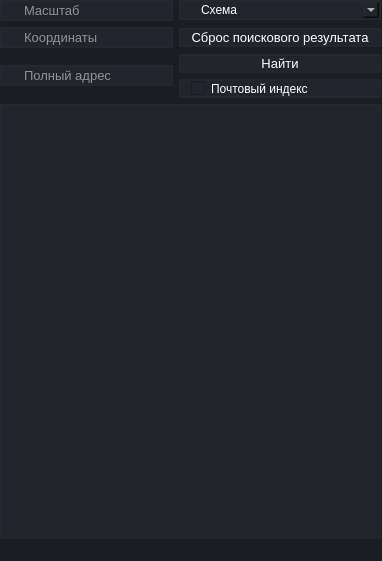
<?xml version="1.0" encoding="UTF-8"?>
<ui version="4.0">
 <class>MainWindow</class>
 <widget class="QMainWindow" name="MainWindow">
  <property name="geometry">
   <rect>
    <x>0</x>
    <y>0</y>
    <width>382</width>
    <height>561</height>
   </rect>
  </property>
  <property name="windowTitle">
   <string>MainWindow</string>
  </property>
  <property name="styleSheet">
   <string notr="true">background-color: rgb(27, 29, 35)</string>
  </property>
  <widget class="QWidget" name="centralwidget">
   <widget class="QWidget" name="">
    <property name="geometry">
     <rect>
      <x>0</x>
      <y>0</y>
      <width>381</width>
      <height>541</height>
     </rect>
    </property>
    <layout class="QVBoxLayout" name="verticalLayout">
     <item>
      <layout class="QGridLayout" name="gridLayout">
       <property name="sizeConstraint">
        <enum>QLayout::SetNoConstraint</enum>
       </property>
       <item row="0" column="0">
        <widget class="QLineEdit" name="scale">
         <property name="font">
          <font>
           <pointsize>10</pointsize>
          </font>
         </property>
         <property name="styleSheet">
          <string notr="true">QLineEdit {
	border: 2px solid rgb(37, 39, 48);
	border-radius: 20px;
	color: #FFF;
	padding-right: 20px;
	padding-left: 20px;
	background-color: rgb(34, 36, 44);
}
QLineEdit:hover {
	border: 2px solid rgb(48, 50, 62);
}
QLineEdit:focus {
	border: 2px solid rgb(85, 170, 255);
	background-color: rgb(43, 45, 46);
}</string>
         </property>
         <property name="placeholderText">
          <string>Масштаб</string>
         </property>
        </widget>
       </item>
       <item row="3" column="0" rowspan="2">
        <widget class="QLineEdit" name="full_address">
         <property name="font">
          <font>
           <pointsize>10</pointsize>
          </font>
         </property>
         <property name="styleSheet">
          <string notr="true">QLineEdit {
	border: 2px solid rgb(37, 39, 48);
	border-radius: 20px;
	color: #FFF;
	padding-right: 20px;
	padding-left: 20px;
	background-color: rgb(34, 36, 44);
}
QLineEdit:hover {
	border: 2px solid rgb(48, 50, 62);
}
QLineEdit:focus {
	border: 2px solid rgb(85, 170, 255);
	background-color: rgb(43, 45, 46);
}</string>
         </property>
         <property name="readOnly">
          <bool>true</bool>
         </property>
         <property name="placeholderText">
          <string>Полный адрес</string>
         </property>
        </widget>
       </item>
       <item row="1" column="0">
        <widget class="QLineEdit" name="coordinates">
         <property name="font">
          <font>
           <pointsize>10</pointsize>
          </font>
         </property>
         <property name="styleSheet">
          <string notr="true">QLineEdit {
	border: 2px solid rgb(37, 39, 48);
	border-radius: 20px;
	color: #FFF;
	padding-right: 20px;
	padding-left: 20px;
	background-color: rgb(34, 36, 44);
}
QLineEdit:hover {
	border: 2px solid rgb(48, 50, 62);
}
QLineEdit:focus {
	border: 2px solid rgb(85, 170, 255);
	background-color: rgb(43, 45, 46);
}</string>
         </property>
         <property name="placeholderText">
          <string>Координаты</string>
         </property>
        </widget>
       </item>
       <item row="1" column="1">
        <widget class="QPushButton" name="resetButton">
         <property name="font">
          <font>
           <pointsize>10</pointsize>
          </font>
         </property>
         <property name="styleSheet">
          <string notr="true">QPushButton {
	border: 2px solid rgb(37, 39, 48);
	border-radius: 10px;
	color: #FFF;
	padding-right: 10px;
	padding-left: 10px;
	background-color: rgb(34, 36, 44);
}
QPushButton:hover {
	border: 2px solid rgb(48, 50, 62);
}
QPushButton:focus {
	border: 2px solid rgb(85, 170, 255);
	background-color: rgb(43, 45, 46);
}</string>
         </property>
         <property name="text">
          <string>Сброс поискового результата</string>
         </property>
        </widget>
       </item>
       <item row="0" column="1">
        <widget class="QComboBox" name="comboBox">
         <property name="styleSheet">
          <string notr="true">QComboBox {
	border: 2px solid rgb(37, 39, 48);
	border-radius: 20px;
	color: #FFF;
	padding-right: 20px;
	padding-left: 20px;
	background-color: rgb(34, 36, 44);
}
QComboBox QAbstractItemView {
	color: rgb(37, 39, 48);
	background-color: rgb(34, 36, 44);
	padding: 10px;
	selection-background-color: rgb(34, 36, 44);
}
</string>
         </property>
         <property name="editable">
          <bool>false</bool>
         </property>
         <property name="currentText">
          <string>Схема</string>
         </property>
         <item>
          <property name="text">
           <string>Схема</string>
          </property>
         </item>
         <item>
          <property name="text">
           <string>Спутник</string>
          </property>
         </item>
         <item>
          <property name="text">
           <string>Гибрид</string>
          </property>
         </item>
        </widget>
       </item>
       <item row="3" column="1">
        <widget class="QPushButton" name="findButton">
         <property name="font">
          <font>
           <pointsize>10</pointsize>
          </font>
         </property>
         <property name="styleSheet">
          <string notr="true">QPushButton {
	border: 2px solid rgb(37, 39, 48);
	border-radius: 10px;
	color: #FFF;
	padding-right: 10px;
	padding-left: 10px;
	background-color: rgb(34, 36, 44);
}
QPushButton:hover {
	border: 2px solid rgb(48, 50, 62);
}
QPushButton:focus {
	border: 2px solid rgb(85, 170, 255);
	background-color: rgb(43, 45, 46);
}</string>
         </property>
         <property name="text">
          <string>Найти</string>
         </property>
        </widget>
       </item>
       <item row="4" column="1">
        <widget class="QCheckBox" name="checkBox">
         <property name="styleSheet">
          <string notr="true">QCheckBox {
	border: 2px solid rgb(37, 39, 48);
	border-radius: 10px;
	color: #FFF;
	padding-right: 10px;
	padding-left: 10px;
	background-color: rgb(34, 36, 44);
}</string>
         </property>
         <property name="text">
          <string>Почтовый индекс</string>
         </property>
        </widget>
       </item>
       <item row="5" column="0" colspan="2">
        <widget class="QLabel" name="label">
         <property name="styleSheet">
          <string notr="true">QLabel {
	border: 2px solid rgb(37, 39, 48);
	color: #FFF;
	padding-right: 20px;
	padding-left: 20px;
	background-color: rgb(34, 36, 44);
}
</string>
         </property>
         <property name="text">
          <string/>
         </property>
        </widget>
       </item>
      </layout>
     </item>
    </layout>
   </widget>
  </widget>
  <widget class="QStatusBar" name="statusbar"/>
 </widget>
 <resources/>
 <connections/>
</ui>
